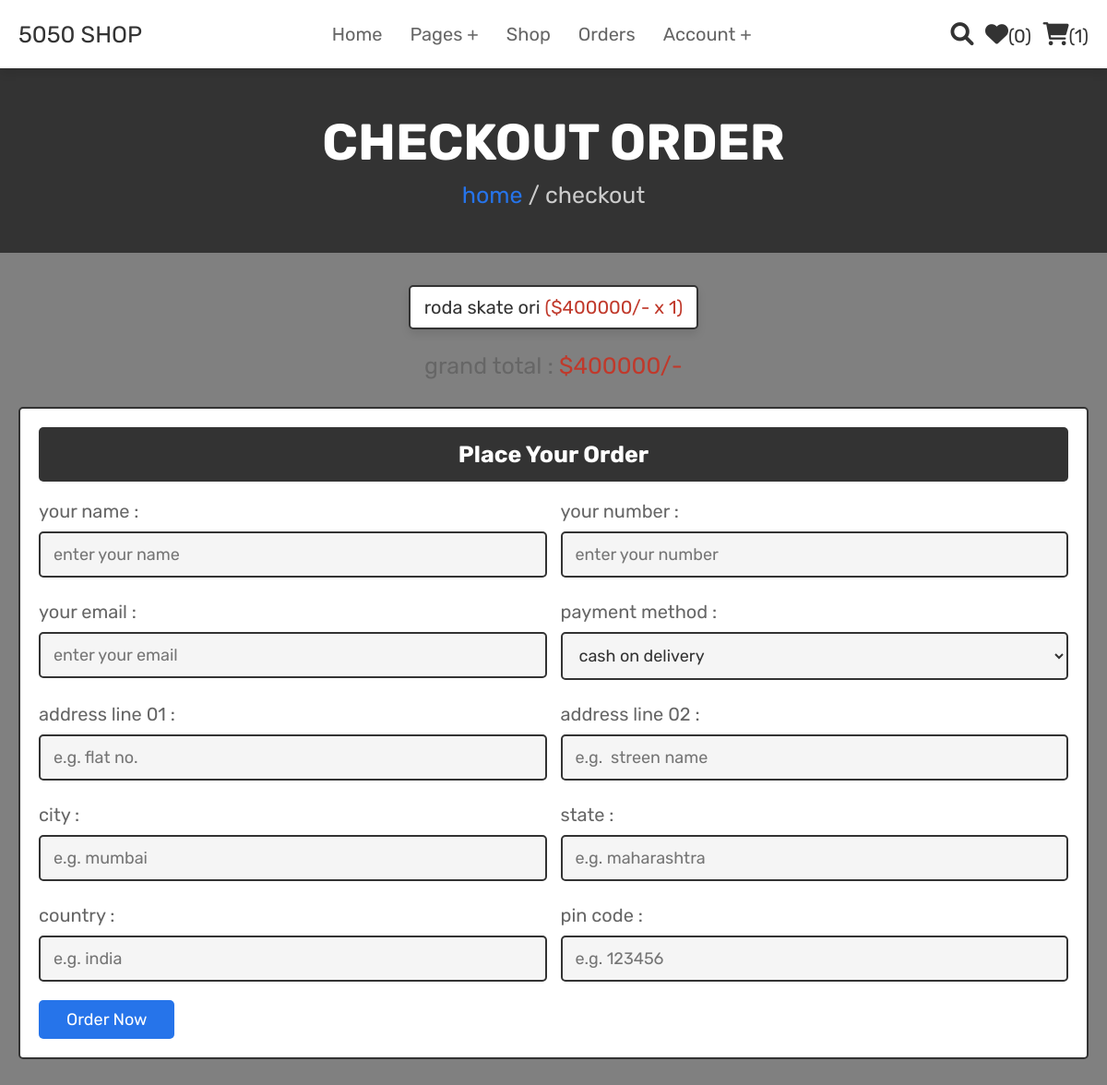
The page /PHP/checkout.php (signed in) on the database its author committed.
### tables this page shows
CREATE TABLE IF NOT EXISTS `cart` (
  `id` int NOT NULL AUTO_INCREMENT,
  `user_id` int NOT NULL,
  `pid` int NOT NULL,
  `name` varchar(100) NOT NULL,
  `price` int NOT NULL,
  `quantity` int NOT NULL,
  `image` varchar(100) NOT NULL,
  PRIMARY KEY (`id`)
);

### PHP/checkout.php (the view, shortened to what this page needs)
<?php
@include 'config.php';
$user_id = $_SESSION['user_id'];
?>
<!DOCTYPE html>
<html lang="en">
<head>
   <link rel="stylesheet" href="https://cdnjs.cloudflare.com/ajax/libs/font-awesome/6.0.0/css/all.min.css">
   <link rel="stylesheet" href="css login/style.css">
</head>
<body>
<?php @include 'header.php'; ?>
<section class="heading">
    <h3>checkout order</h3>
    <p> <a href="home.php">home</a> / checkout </p>
</section>
<section class="display-order">
    <?php
        $grand_total = 0;
        $select_cart = mysqli_query($conn, "SELECT * FROM `cart` WHERE user_id = '$user_id'") or die('query failed');
        if(mysqli_num_rows($select_cart) > 0){
            while($fetch_cart = mysqli_fetch_assoc($select_cart)){
            $total_price = ($fetch_cart['price'] * $fetch_cart['quantity']);
            $grand_total += $total_price;
    ?>
    <p> <?php echo $fetch_cart['name'] ?> <span>(<?php echo '$'.$fetch_cart['price'].'/-'.' x '.$fetch_cart['quantity']  ?>)</span> </p>
    <?php
        }
        }else{
            echo '<p class="empty">your cart is empty</p>';
        }
    ?>
    <div class="grand-total">grand total : <span>$<?php echo $grand_total; ?>/-</span></div>
</section>
<section class="checkout">
    <form action="" method="POST">
        <h3>place your order</h3>
        <div class="flex">
            <div class="inputBox">
                <span>your name :</span>
                <input type="text" name="name" placeholder="enter your name">
            </div>
            <div class="inputBox">
                <span>your number :</span>
                <input type="number" name="number" min="0" placeholder="enter your number">
            </div>
            <div class="inputBox">
                <span>your email :</span>
                <input type="email" name="email" placeholder="enter your email">
            </div>
            <div class="inputBox">
                <span>payment method :</span>
                <select name="method">
                    <option value="cash on delivery">cash on delivery</option>
                </select>
            </div>
            <div class="inputBox">
                <span>address line 01 :</span>
                <input type="text" name="flat" placeholder="e.g. flat no.">
            </div>
            <div class="inputBox">
                <span>address line 02 :</span>
                <input type="text" name="street" placeholder="e.g.  streen name">
            </div>
            <div class="inputBox">
                <span>city :</span>
                <input type="text" name="city" placeholder="e.g. mumbai">
            </div>
            <div class="inputBox">
                <span>state :</span>
                <input type="text" name="state" placeholder="e.g. maharashtra">
            </div>
            <div class="inputBox">
                <span>country :</span>
                <input type="text" name="country" placeholder="e.g. india">
            </div>
            <div class="inputBox">
                <span>pin code :</span>
                <input type="number" min="0" name="pin_code" placeholder="e.g. 123456">
            </div>
        </div>
        <input type="submit" name="order" value="order now" class="btn">
    </form>
</section>
</body>
</html>

### PHP/css login/style.css (style rules this page uses)
:root { --pink:#e84393; --red:#c0392b; --orange:#f39c12; --black:#333; --white:#fff; --light-color:#666; --light-white:#ccc; --light-bg:#f5f5f5; --blue:#2674ea; --border:.2rem solid var(--black); --box-shadow:0 .5rem 1rem rgba(0,0,0,.1); }
* { font-family: 'Rubik', sans-serif; margin:0; padding:0; box-sizing: border-box; outline: none; border:none; text-decoration: none; transition:all .2s linear; }
html { font-size: 62.5%; overflow-x: hidden; scroll-behavior: smooth; scroll-padding-top: 6.5rem; }
body { background-image: url('blur.png'); background-size: cover; background-repeat: no-repeat; background-color: grey; }
section { padding:3rem 2rem; }
.btn, .delete-btn, .option-btn { display: inline-block; border-radius: .5rem; margin-top: 1rem; font-size: 1.8rem; color:var(--white); cursor: pointer; padding:1rem 3rem; text-transform: capitalize; }
.btn { background-color:var(--blue); }
.heading { display: flex; flex-flow: column; align-items: center; justify-content: center; gap:1rem; background-color: var(--black); text-align: center; min-height: 25vh; }
.heading h3 { font-size: 5.5rem; color:var(--white); text-transform: uppercase; }
.heading p { font-size: 2.5rem; color:var(--light-white); }
.heading p a { color:var(--blue); }
.display-order { max-width: 1200px; margin:0 auto; text-align: center; padding-bottom: 0; }
.display-order p { display: inline-block; border-radius: .5rem; font-size: 2rem; color:var(--black); padding:1rem 1.5rem; margin:.5rem; background-color: var(--white); box-shadow: var(--box-shadow); border:var(--border); }
.display-order p span { color:var(--red); }
.display-order .grand-total { margin-top: 2rem; font-size: 2.5rem; color:var(--light-color); }
.display-order .grand-total span { color:var(--red); }
.checkout form { background-color: var(--white); border:var(--border); max-width: 1200px; margin:0 auto; border-radius: .5rem; padding:2rem; box-shadow: var(--border); }
.checkout form h3 { padding:1.5rem; font-size: 2.5rem; margin-bottom: 2rem; background-color: var(--black); color:var(--white); border-radius: .5rem; text-align: center; text-transform: capitalize; }
.checkout form .flex { display: flex; flex-wrap: wrap; gap:1.5rem; }
.checkout form .flex .inputBox { flex:1 1 40rem; }
.checkout form .flex .inputBox input, .checkout form .flex .inputBox select { margin:1rem 0; width: 100%; background-color: var(--light-bg); padding:1.2rem 1.4rem; border:var(--border); font-size: 1.8rem; color:var(--black); border-radius: .5rem; }
.checkout form .flex .inputBox span { font-size: 2rem; color:var(--light-color); }

### rows shown on the page
cart: name "roda skate ori", price "400000", quantity "1"

### other values the page prints
$wishlist_num_rows "0"
$cart_num_rows "1"
$grand_total "400000"
